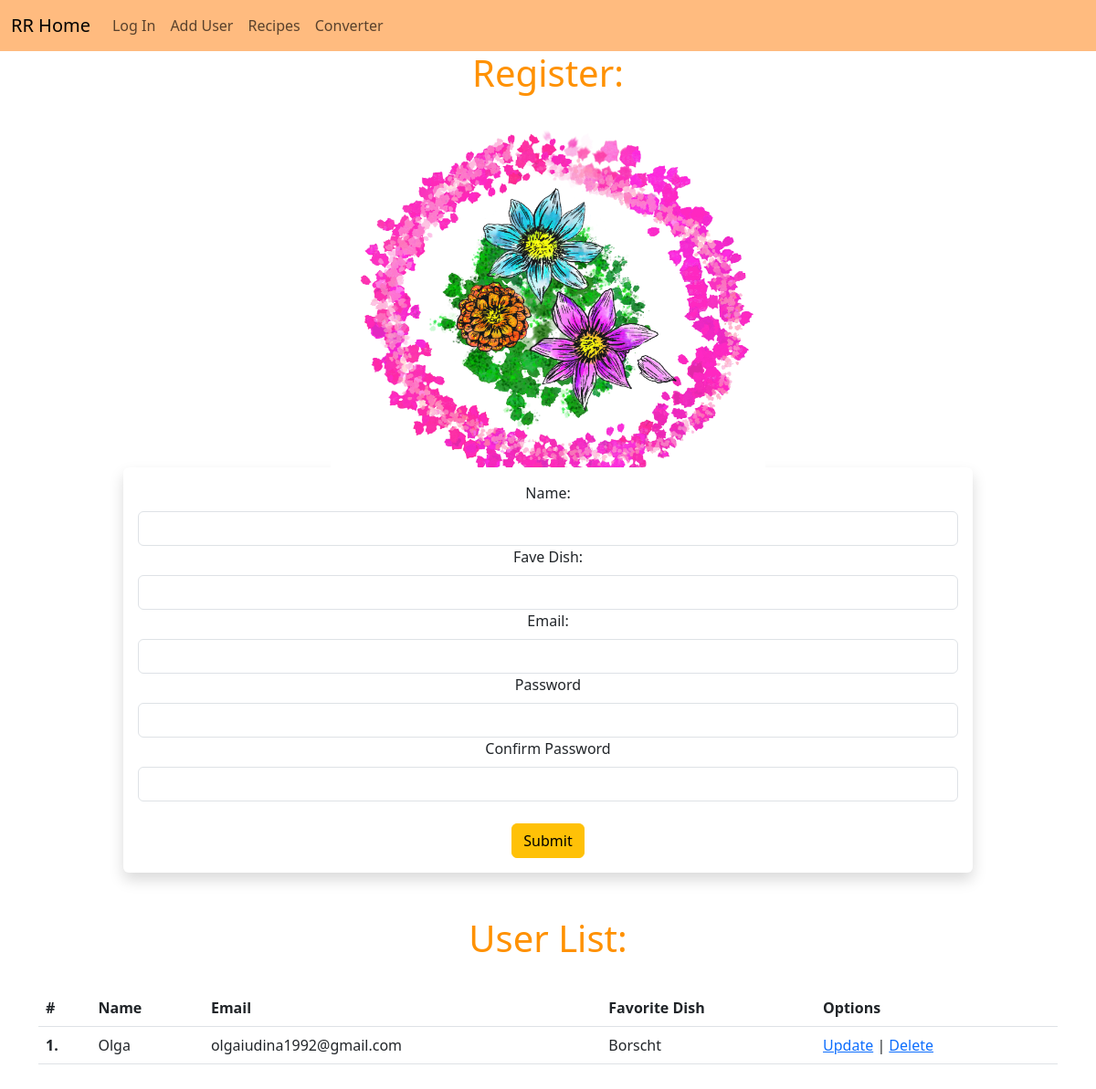
The page /user/add on the database as committed earlier.
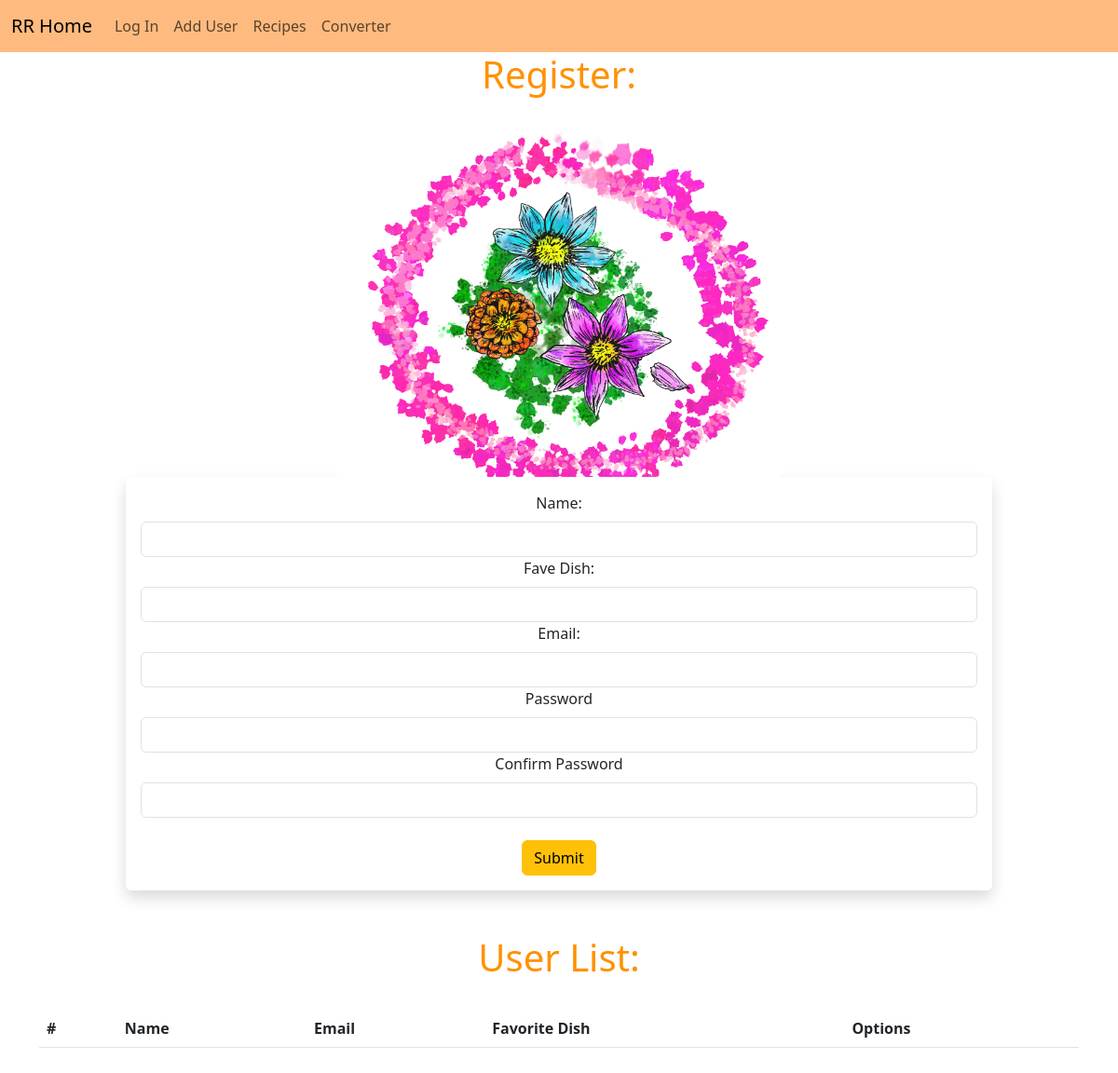
The same page on the database as committed later.
### starter.py (models this page shows, shortened)
class Users(db.Model, UserMixin):
    id = db.Column(db.Integer, primary_key=True)
    name = db.Column(db.String(200), nullable=False)
    favorite_dish = db.Column(db.String(200))
    email = db.Column(db.String(100), nullable=False, unique=True)
    date_added = db.Column(db.DateTime, default=datetime.utcnow)
    password_hash = db.Column(db.String(150))
    @property
    def password(self):
        raise AttributeError('Password is not a readable attribute!')

### starter.py (the view, shortened to what this page needs)
@app.route('/user/add', methods=['GET', 'POST'])
def add_user():
    form = UserForm()
    name = None
    our_users = Users.query.order_by(Users.date_added)
    return render_template('add_user.html', form=form, name=name, our_users=our_users)

### webforms.py
class UserForm(FlaskForm):
    name = StringField("Name: ", validators=[DataRequired()])
    favorite_dish = StringField("Fave Dish: ")
    email = StringField("Email: ", validators=[DataRequired()])
    password_hash = PasswordField('Password', validators=[DataRequired(), EqualTo('password_hash', message='Passwords Must Match')])
    password_hash2 = PasswordField('Confirm Password', validators=[DataRequired()])
    submit = SubmitField("Submit")

### templates/add_user.html (shortened to what this page needs)
{% extends 'base.html' %}
{%block content%}
<center>
    <h1>Register: </h1>
    <img src="{{url_for('static', filename='images/floral.png')}}">
    <br />
    <div class="col-10">
    <div class="shadow p-3 mb-5 bg-body rounded">
    <form method="POST">
        {{form.name.label(class="form-label")}}
        {{form.name(class="form-control")}}
        {{form.favorite_dish.label(class="form-label")}}
        {{form.favorite_dish(class="form-control")}}
        {{form.email.label(class="form-label")}}
        {{form.email(class="form-control")}}
        {{form.password_hash.label(class="form-label")}}
        {{form.password_hash(class="form-control")}}
        {{form.password_hash2.label(class="form-label")}}
        {{form.password_hash2(class="form-control")}}
        <br />
        {{form.submit(class="btn btn-warning")}}
    </form>
    </div>
  </div>
    <h1>User List: </h1>
    <br />
    <table class="table table-hover">
        <thead>
            <tr>
              <th scope="col">#</th>
              <th scope="col">Name</th>
              <th scope="col">Email</th>
              <th scope="col">Favorite Dish</th>
              <th scope="col">Options</th>
            </tr>
          </thead>
          <tbody>
            {% for our_user in our_users %}
            <tr>
              <th scope="row">{{our_user.id}}.</th>
              <td>{{our_user.name}}</td>
              <td>{{our_user.email}}</td>
              <td>{{our_user.favorite_dish}}</td>
              <td><a href="{{url_for('update', id=our_user.id)}}">Update</a> | <a href="{{url_for('delete', id=our_user.id)}}">Delete</a></td>
              </tr>
            {% endfor %}
    </table>
    <br />
</center>
{% endblock %}

### templates/base.html (shortened to what this page needs)
<!doctype html>
<html lang="en">
  <head>
    <link href="https://cdn.jsdelivr.net/npm/bootstrap@5.3.0/dist/css/bootstrap.min.css" rel="stylesheet">
    <link href="{{url_for('static', filename='css/style.css')}}" rel="stylesheet">
  </head>
  <body>
    {% include 'navbar.html'%}
    <div class="container">
        {% block content %}{% endblock %}
    </div>
  </body>
</html>

### templates/navbar.html (shortened to what this page needs)
<nav class="navbar navbar-expand-lg" style="background-color: #ffbb7f;">
    <div class="container-fluid">
      <a class="navbar-brand" href="{{ url_for('index')  }}">RR Home</a>
      <div class="collapse navbar-collapse" id="navbarNavAltMarkup">
        <div class="navbar-nav">
          {% if current_user.is_authenticated %}
            <a class="nav-link" href="{{url_for('add_recipe')}}">Add Recipe</a>
            <a class="nav-link" href="{{url_for('dashboard')}}">Dashboard</a>
            <a class="nav-link" href="{{url_for('logout')}}">Log Out</a>
          {% else %}
            <a class="nav-link" href="{{url_for('login')}}">Log In</a>
            <a class="nav-link" href="{{url_for('add_user')}}">Add User</a>
          {% endif %}
          <a class="nav-link" href="{{url_for('recipes')}}">Recipes</a>
          <a class="nav-link" href="{{ url_for('name')  }}">Converter</a>
        </div>
      </div>
    </div>
  </nav>

### static/css/style.css (style rules this page uses)
h1 { color: rgb(255, 145, 0); }
img { max-width: 600px; max-height: 400px; }

Rows that differ between the two databases and show on the page:
removed Users: id "1", name "Olga", email "olgaiudina1992@gmail.com", favorite_dish "Borscht"
